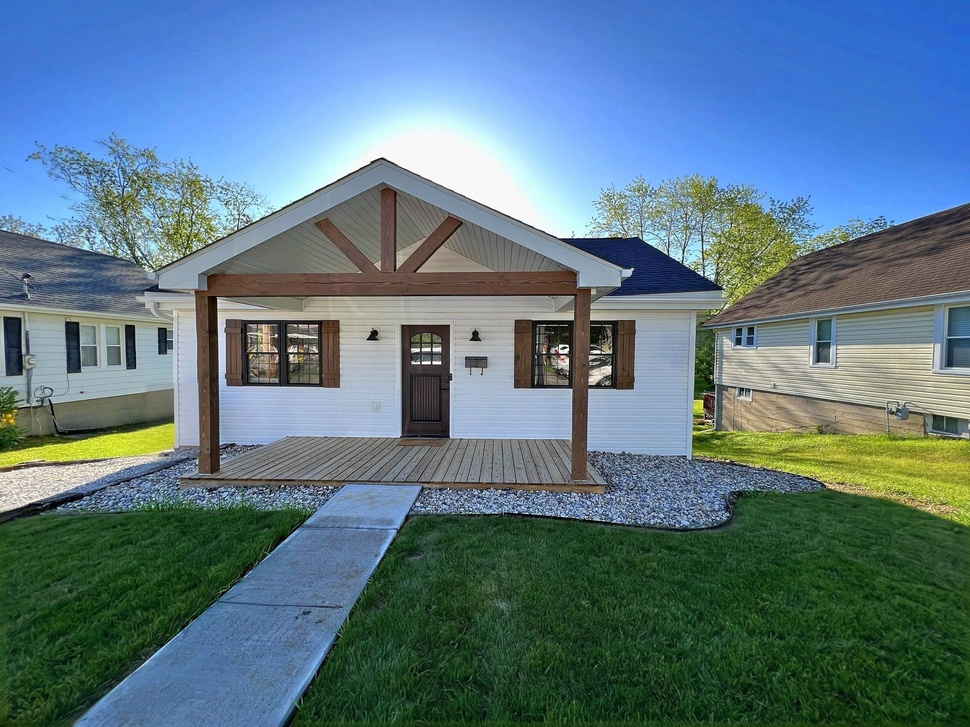
#> input picture photos/airbnb-upload/01-house.jpg, 970 x 727 px, shrunk from 2560 x 1920 before the run
$ python -i light2.py   (imports and definitions only)
#> lines starting #> are read from the running program, lines starting #| are printed output that depends on the picture; after the words box and inside, x2 and y2 are one past the last pixel; in counts of white or black regions, pixels touching at a corner belong together
#> further down, picture is the input picture: shape (727, 970, 3); mean B, G, R 131.5, 119.1, 91.8
import cv2, numpy as np


# [7 lines left out: function stats, not called in this run]


def light2(img, target=0.67, wb=0.85, warmth=3.0, shadows=0.45, vibrance=0.12, outdoor=False, ref='walls', ref_b=None):
    """Real-estate style: neutral white walls, brighter mid-tones, lifted shadows, protected highlights.
    wb      share of the colour cast on bright neutral surfaces that is removed
    warmth  b* added back afterwards (a little warmth looks inviting)
    target  median lightness after the tone curve"""
#> called with target = 0.67, wb = 0.85, warmth = 3, shadows = 0.45, vibrance = 0.12, outdoor = False, ref = 'walls'
    lab = cv2.cvtColor(img, cv2.COLOR_BGR2LAB).astype(np.float32)
    L = lab[..., 0] / 255
    # 1) white balance from bright, low-chroma pixels (walls, ceiling)
    chroma = np.hypot(lab[..., 1] - 128, lab[..., 2] - 128)
    sel = (L > np.percentile(L, 40)) & (L < 0.97) & (chroma < 30)
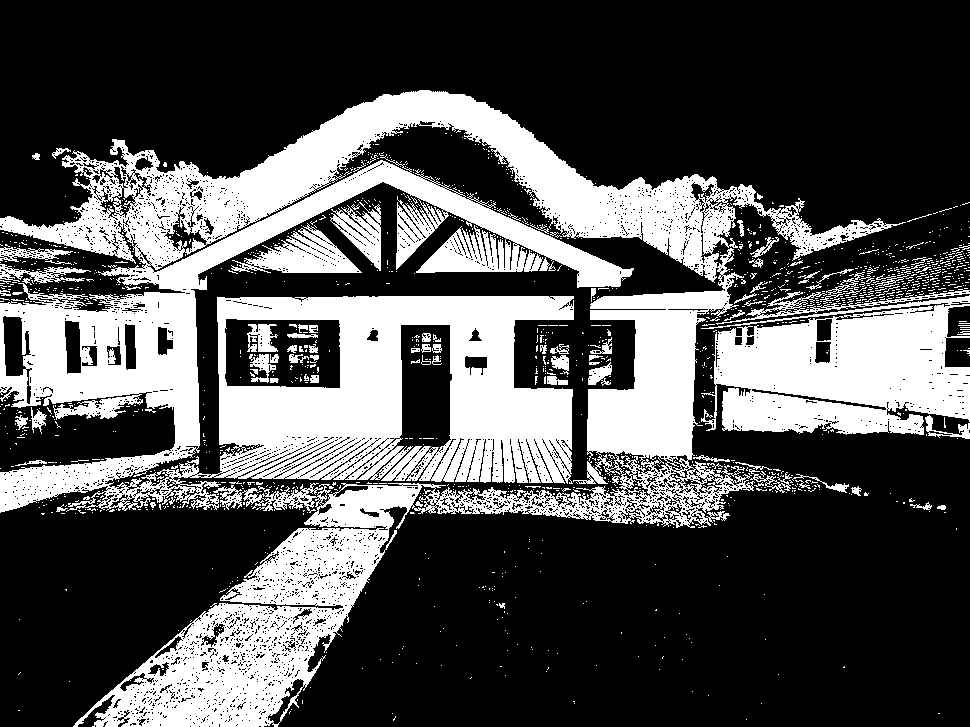
#> sel: shape (727, 970) bool; 31.8% white; 1402 white regions (1305 under 20 px), largest, box (x1, y1, x2, y2) and area: (0, 90, 906, 727) 181345, (701, 295, 970, 435) 25886, (231, 223, 362, 273) 2868
    if ref == 'ceiling':   # the ceiling is white: neutralise it, the cream walls follow
        top = np.zeros_like(sel); top[:int(L.shape[0] * 0.22)] = True
        sel = top & (L > 0.55) & (L < 0.97) & (chroma < 25)
        warmth = 1.0 if ref_b is None else ref_b
        wb = 1.0
    elif ref == 'cream':   # no ceiling in frame: bring the walls to the cream measured in the other photos
        warmth = ref_b; wb = 1.0
    if outdoor:   # sky and siding are not a white reference outdoors
        wb = 0.3
    if sel.sum() > 500:
        lab[..., 1] -= wb * (lab[..., 1][sel].mean() - 128)
        lab[..., 2] -= wb * (lab[..., 2][sel].mean() - 128 - warmth)
    # 2) mid-tone brightness: gamma so the median reaches the target (never darker, at most gamma 0.6)
    med = float(np.median(L))
#> med = 0.498
    g = np.clip(np.log(target) / np.log(max(med, 1e-3)), 0.6, 1.0)
#> g = 0.6
    L2 = L ** g
    # 3) local shadow lift: brighten where the neighbourhood is dark
    base = cv2.GaussianBlur(L2, (0, 0), 25)
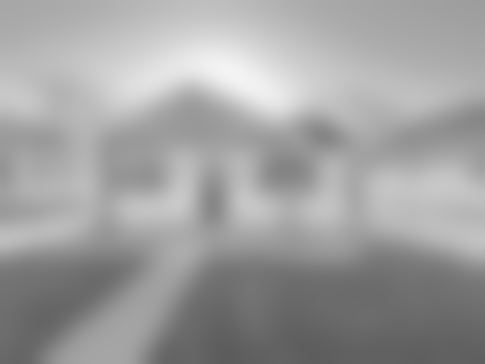
#> base: shape (727, 970) float32 (shown at 1/2 size); min 0.362, max 0.956, mean 0.627
    L2 = L2 + shadows * (1 - L2) * np.clip(0.55 - base, 0, 0.55) / 0.55 * L2 ** 0.5
    # 4) highlight shoulder so windows and lamps do not clip harder
    k = 0.92
    over = L2 > k
#> over: shape (727, 970) bool; 3.6% white; 1486 white regions (1439 under 20 px), largest, box (x1, y1, x2, y2) and area: (243, 104, 610, 238) 19181, (0, 467, 46, 494) 261, (104, 437, 131, 455) 160
    L2[over] = k + (1 - k) * np.tanh((L2[over] - k) / (1 - k))
#> L2: shape (727, 970) float32; min 0, max 0.981, mean 0.636
    lab[..., 0] = np.clip(L2 * 255, 0, 255)
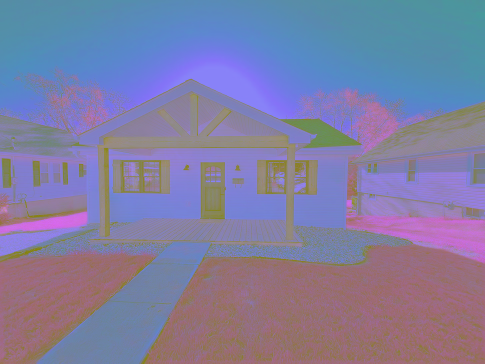
#> lab: shape (727, 970, 3) float32 (shown at 1/2 size); mean B, G, R 162.2, 126.1, 128.2
    out = cv2.cvtColor(np.clip(lab, 0, 255).astype(np.uint8), cv2.COLOR_LAB2BGR)
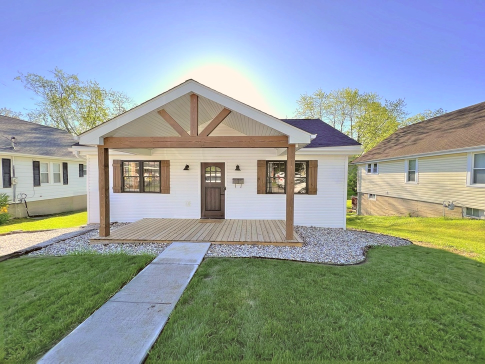
#> out: shape (727, 970, 3) (shown at 1/2 size); mean B, G, R 154.6, 156, 144.8
    # 5) vibrance: boost low-saturation colours more than saturated ones
    hsv = cv2.cvtColor(out, cv2.COLOR_BGR2HSV).astype(np.float32)
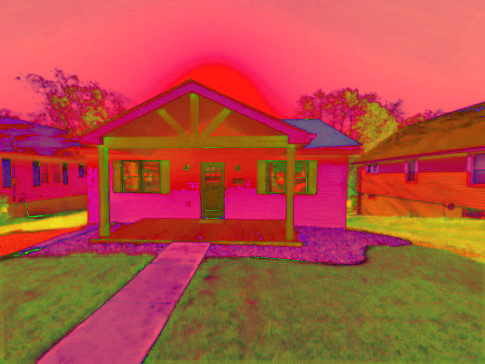
#> hsv: shape (727, 970, 3) float32 (shown at 1/2 size); mean B, G, R 67.2, 79.1, 180.1
    s = hsv[..., 1] / 255
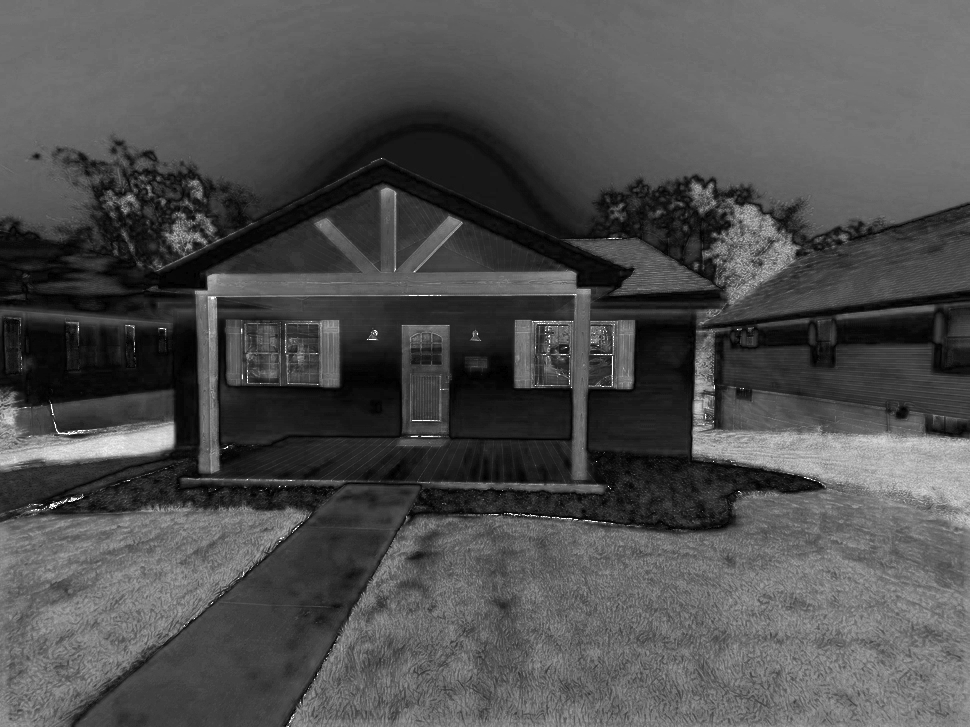
#> s: shape (727, 970) float32; min 0, max 1, mean 0.31
    hsv[..., 1] = np.clip((s + vibrance * s * (1 - s)) * 255, 0, 255)
    out = cv2.cvtColor(hsv.astype(np.uint8), cv2.COLOR_HSV2BGR)
    # 6) mild sharpening
    blur = cv2.GaussianBlur(out, (0, 0), 1.6)
    return cv2.addWeighted(out, 1.3, blur, -0.3, 0)

>>> import cv2
>>> picture = cv2.imread('../airbnb-upload/01-house.jpg')
>>> result = light2(picture)

$ run again, on photos/airbnb-upload/02-bedroom-desk.jpg
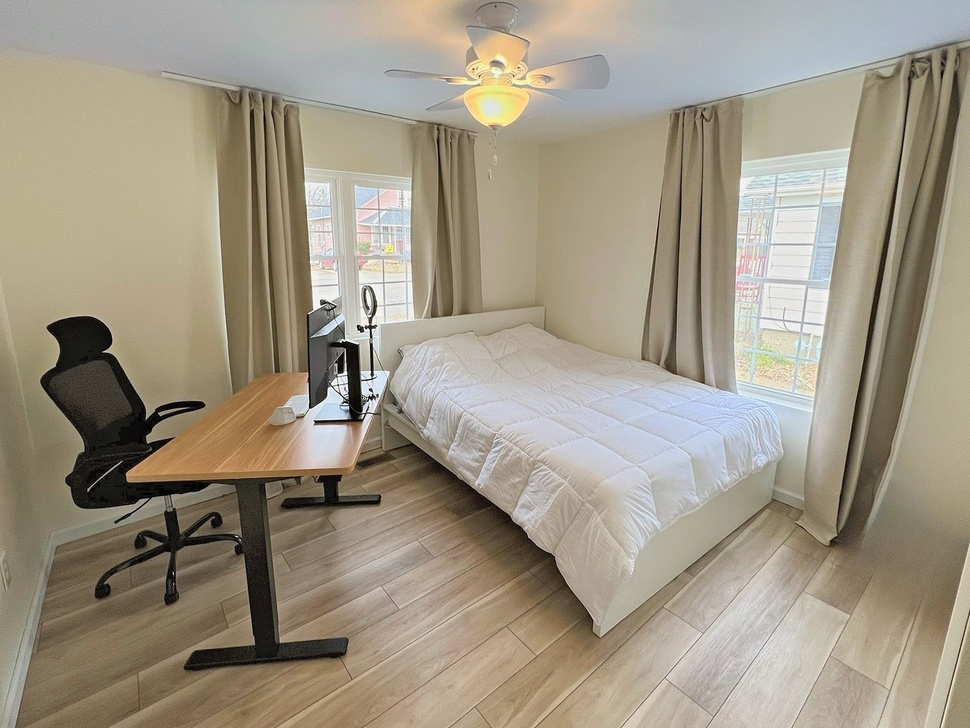
#> input picture photos/airbnb-upload/02-bedroom-desk.jpg, 970 x 728 px, shrunk from 1753 x 1315 before the run
#> picture is the input picture: shape (728, 970, 3); mean B, G, R 133.4, 150.5, 159.4
#> in light2, `sel = (L > np.percentile(L, 40)) & (L < 0.97) & (chroma < 30)`:
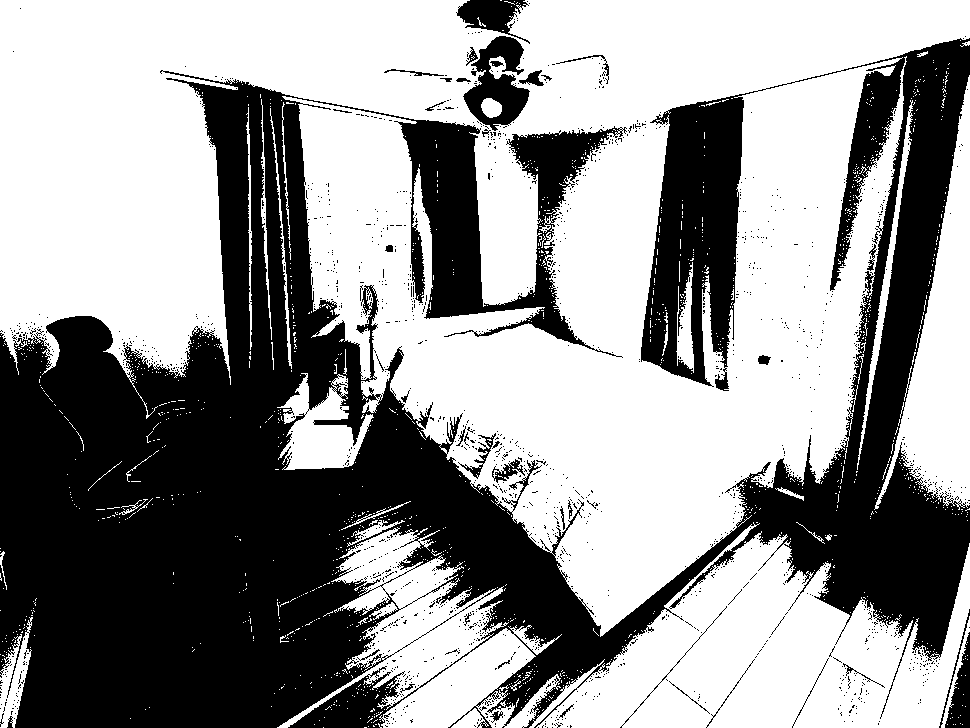
#> sel: shape (728, 970) bool; 58.6% white; 1579 black regions (1538 under 20 px), largest, box (x1, y1, x2, y2) and area: (0, 38, 970, 728) 280569, (463, 36, 530, 131) 3235, (456, 0, 530, 44) 1578
#> med = 0.667
#> g = 0.988
#> over: shape (728, 970) bool; 1.2% white; 934 white regions (866 under 20 px), largest, box (x1, y1, x2, y2) and area: (804, 289, 829, 324) 368, (767, 246, 813, 278) 361, (312, 286, 339, 311) 349
#> in light2, `blur = cv2.GaussianBlur(out, (0, 0), 1.6)`:
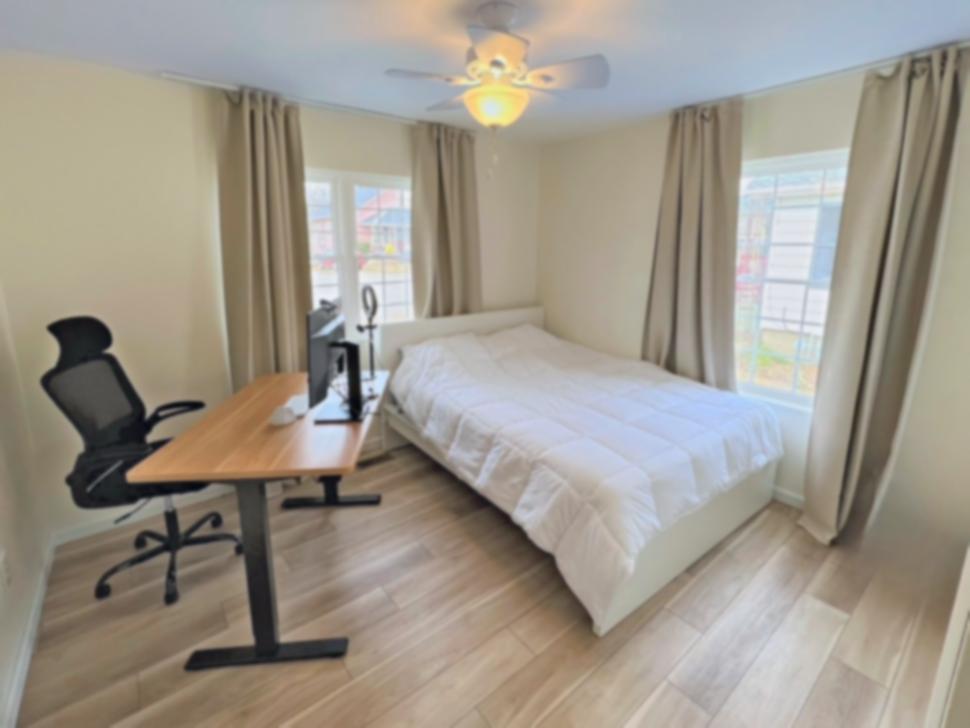
#> blur: shape (728, 970, 3); mean B, G, R 140.2, 151.4, 158.1

$ run again, on photos/airbnb-upload/03-desk-closeup.jpg
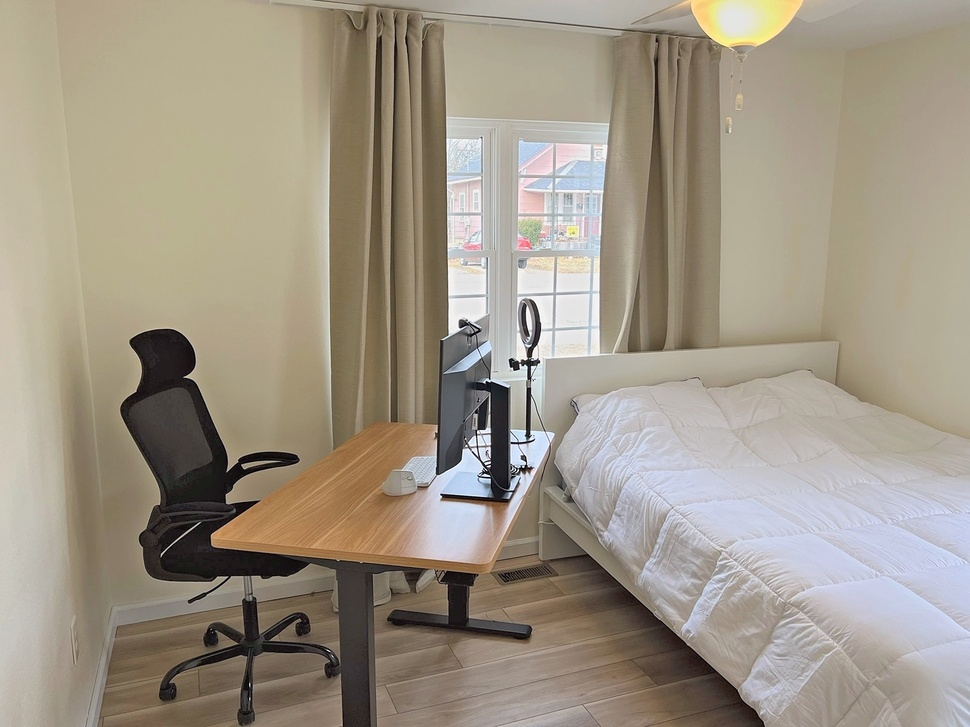
#> input picture photos/airbnb-upload/03-desk-closeup.jpg, 970 x 727 px, shrunk from 1895 x 1421 before the run
#> picture is the input picture: shape (727, 970, 3); mean B, G, R 134.5, 149.6, 158.9
#> in light2, `sel = (L > np.percentile(L, 40)) & (L < 0.97) & (chroma < 30)`:
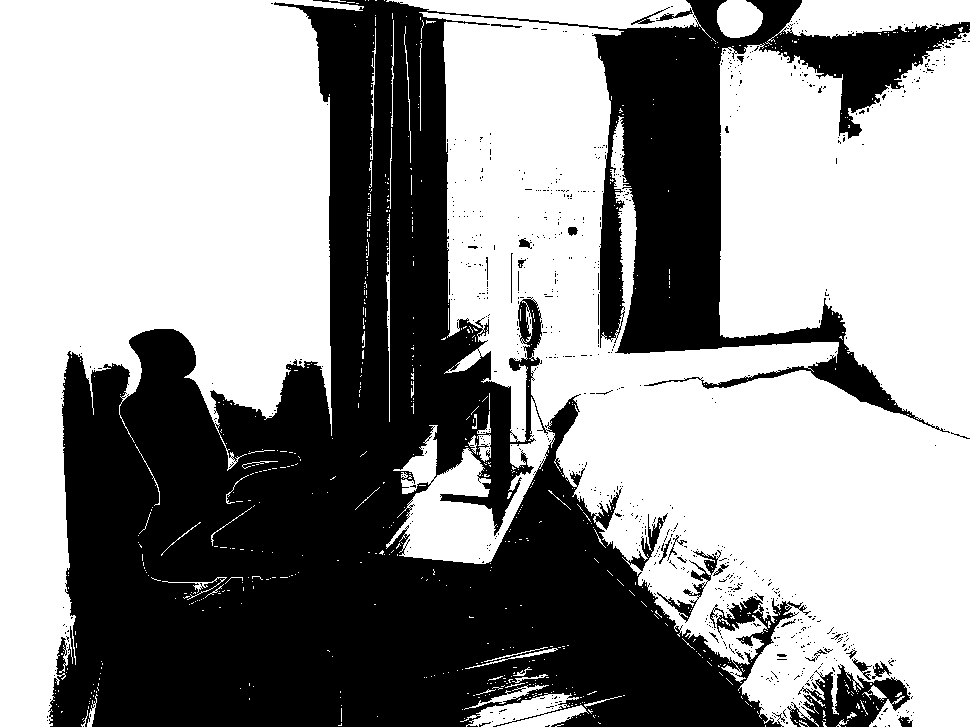
#> sel: shape (727, 970) bool; 58.8% white; 774 black regions (743 under 20 px), largest, box (x1, y1, x2, y2) and area: (48, 0, 970, 727) 282757, (787, 664, 910, 727) 3604, (657, 550, 721, 623) 747
#> med = 0.667
#> g = 0.988
#> over: shape (727, 970) bool; 1% white; 468 white regions (414 under 20 px), largest, box (x1, y1, x2, y2) and area: (448, 297, 486, 337) 604, (537, 328, 607, 368) 581, (448, 260, 486, 296) 481
#> in light2, `s = hsv[..., 1] / 255`:
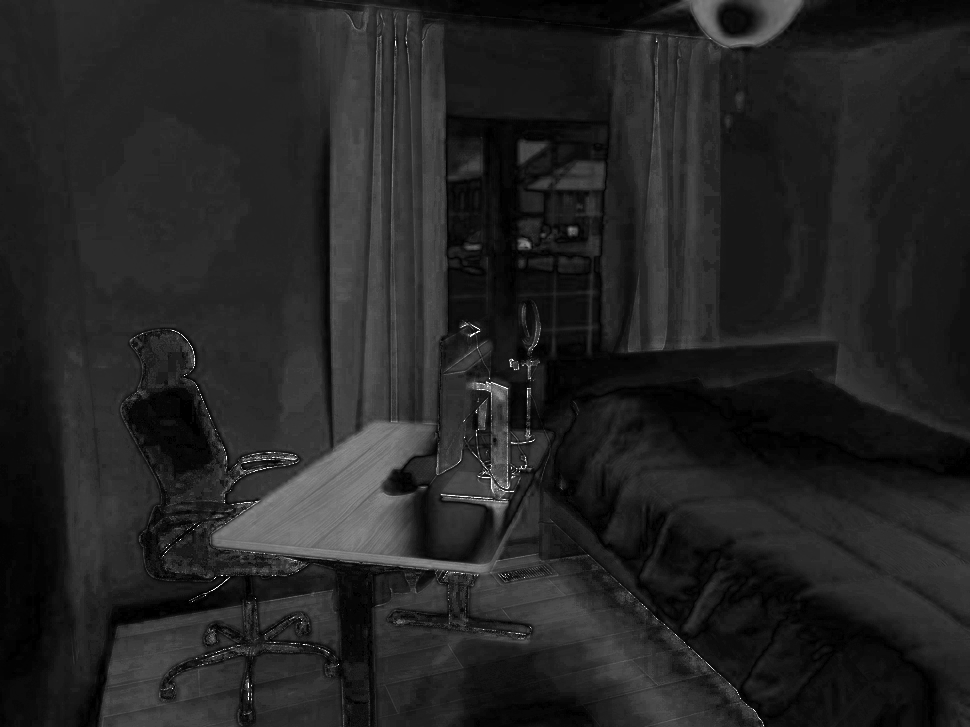
#> s: shape (727, 970) float32; min 0, max 1, mean 0.14
